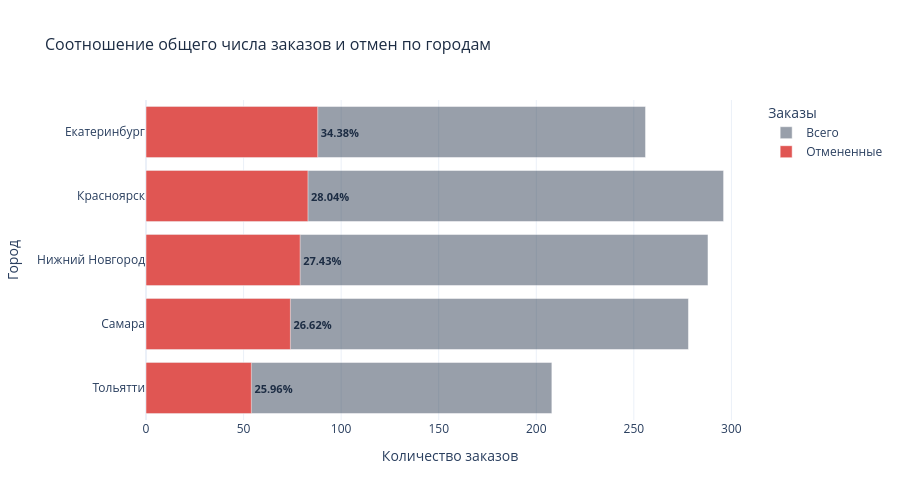

Notebook source saved alongside this figure:
### Markdown cell above
## Анализ отмененных заказов по городам ❌

Цель: рассчитать долю отменённых заказов (order_status = 'Returned'). Вывести город, общее число заказов, число отмен и процент отмен.
  
<div class="alert alert-block alert-info">
    
<pre>
<b>SELECT</b>
    c.customer_city,
    COUNT(o.order_id) <b>AS</b> total_orders,
    COUNT(CASE WHEN o.order_status = 'Returned' THEN 1 END) <b>AS</b> canceled_orders,
    ROUND(COUNT(CASE WHEN o.order_status = 'Returned' THEN 1 END)::numeric / COUNT(o.order_id) *100, 2) <b>AS</b> cancel_rate_percent
<b>FROM</b> 
    customers <b>AS</b> c
<b>JOIN</b> 
    orders <b>AS</b> o <b>USING</b>(customer_id)
<b>GROUP BY</b> 
        customer_city
<b>ORDER BY</b> 
    cancel_rate_percent DESC
    
</pre>

</div>

Вывод: В топ-5 городов по доле отмененных заказов вошли Екатеринбург, Красноярск, Нижний Новгород, Самара, Тольятти. Для них требуется дополнительное исследование причин отказов. Меньше всего отмененных заказов - в Краснодаре.

### Code cell
plot_cancel_rate_plotly(df)

### Figure 1 — Plotly figure (JSON) as saved in the notebook; plotly's stock layout.template omitted (floating-point values rounded to 4 significant figures)
{"data": [{"marker": {"color": "#1d2d44"}, "name": "Всего", "opacity": 0.45, "orientation": "h", "type": "bar", "x": [208, 278, 288, 296, 256], "y": ["Тольятти", "Самара", "Нижний Новгород", "Красноярск", "Екатеринбург"]}, {"marker": {"color": "#e05653"}, "name": "Отмененные", "orientation": "h", "text": ["25.96%", "26.62%", "27.43%", "28.04%", "34.38%"], "textfont": {"color": "#1d2d44", "size": 11, "weight": "bold"}, "textposition": "outside", "type": "bar", "x": [54, 74, 79, 83, 88], "y": ["Тольятти", "Самара", "Нижний Новгород", "Красноярск", "Екатеринбург"]}], "layout": {"barmode": "overlay", "height": 500, "legend": {"title": {"text": "Заказы"}}, "title": {"font": {"color": "#1d2d44", "size": 16}, "text": "Соотношение общего числа заказов и отмен по городам"}, "width": 900, "xaxis": {"title": {"text": "Количество заказов"}}, "yaxis": {"title": {"text": "Город"}}}}
